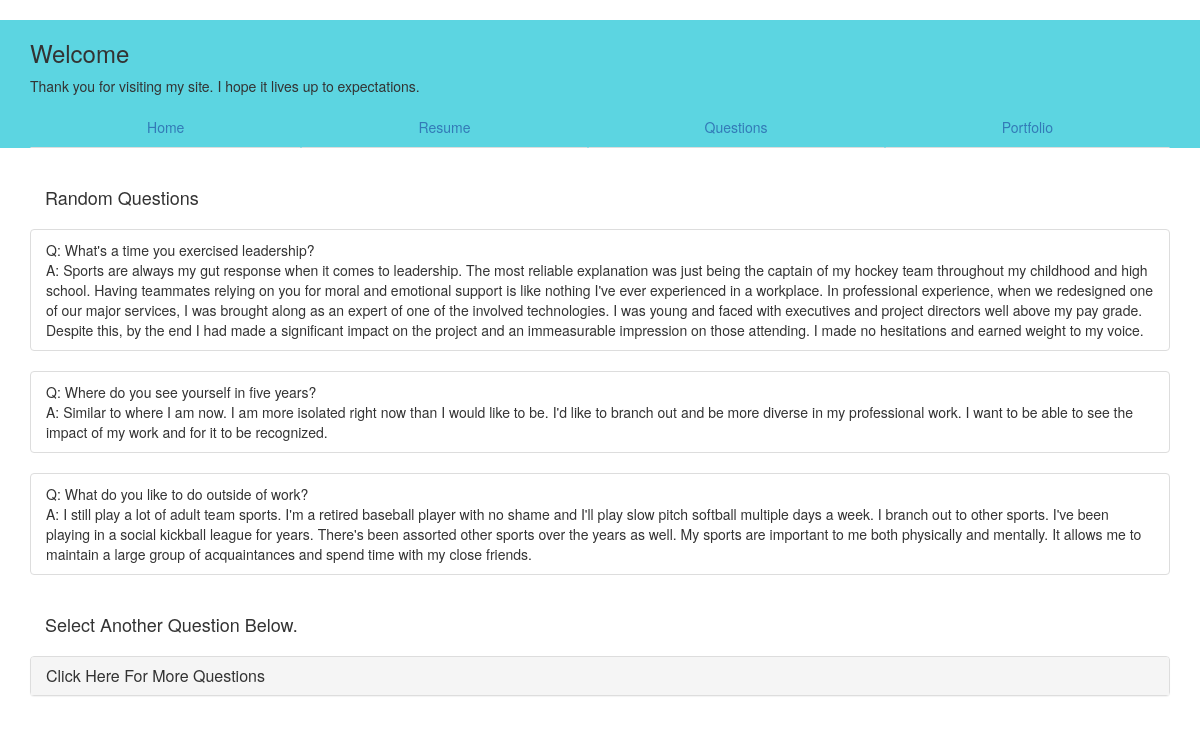
Before: /interview_questions/ with the older database file.
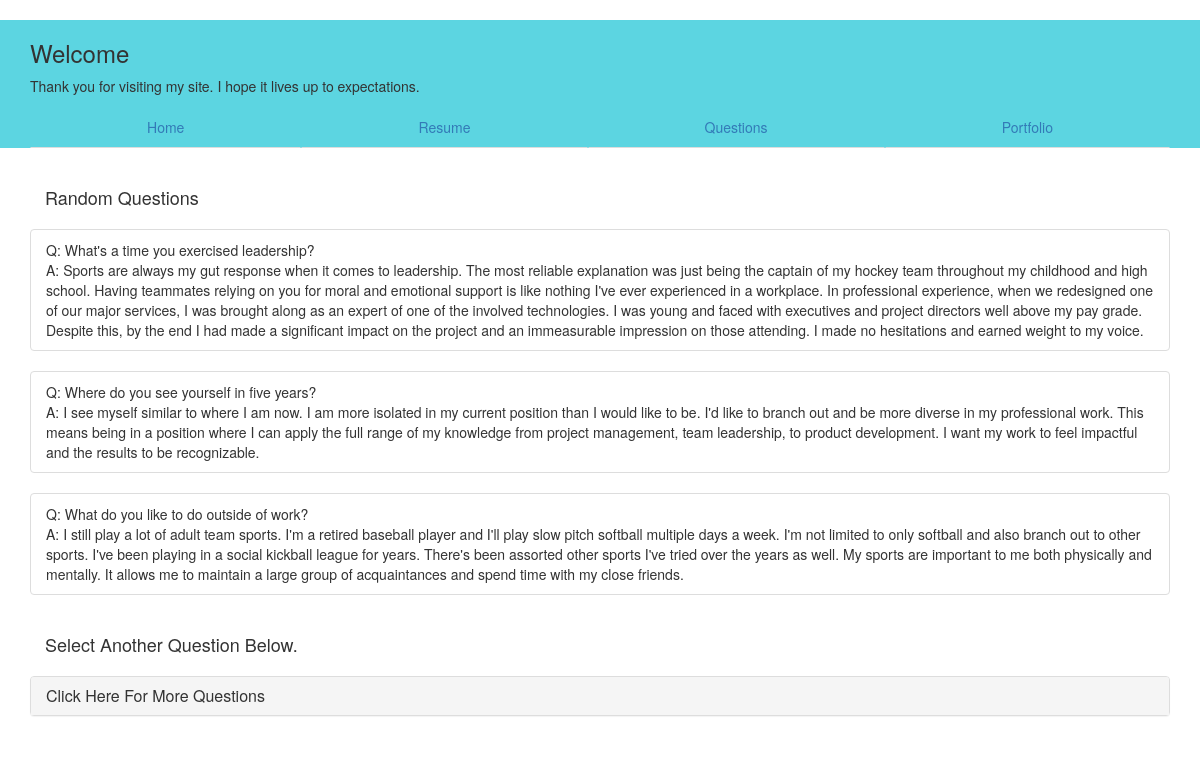
After: the same page with the newer database file.
### app/models.py (models this page shows, shortened)
class Answer(models.Model):
    question = models.ForeignKey(Question, on_delete=models.CASCADE)
    answer = models.TextField()

### app/views.py (the view)
# urls.py: url(r'^interview_questions/$', app.views.InterviewView.as_view(), name='interview_questions'),
class InterviewView(generic.ListView):
    model = Question
    template_name='app/interview_questions.html'
    def get_context_data(self, **kwargs):
        context = super(InterviewView, self).get_context_data(**kwargs)
        context['random_question_list'] = Question.objects.all().order_by('?')[:3]
        context['full_question_list'] = Question.objects.all()
        return context

### app/models.py (called while the page is built)
    def __str__(self):
        return self.question_text

### app/templates/app/interview_questions.html (shortened to what this page needs)
{% extends 'base.html' %}
{% load static %}
{% block content %}
<br />
{% if random_question_list %}
<div class="container">
    <div class="panel-heading">
        <h4>Random Questions</h4>
    </div>
</div>
 {% for question in random_question_list %}
<div class="container">
  <ul class="list-group">
    <li class="list-group-item">Q: {{ question }}
    <br>
        {% for answer in question.answer_set.all %}
        A: {{answer.answer}}<br>
        {% endfor %}
    </li>
  </ul>
</div>
{% endfor %}
{% else %}
<p>No questions loaded.</p>
{% endif %}
<div class="container">
     <div class="panel-heading">
  <h4>Select Another Question Below.</h4>
         </div>
  <div class="panel-group">
    <div class="panel panel-default">
      <div class="panel-heading">
        <h4 class="panel-title">
          <a data-toggle="collapse" href="#collapse1">Click Here For More Questions</a>
        </h4>
      </div>
    </div>
  </div>
</div>
{% endblock %}

Changed rows visible on the page:
changed Answer: answer "Similar to where I am now. I am more isolated right now than I would like to be. I'd like to branch out and be more diverse in my professional work. I want to be able to see the impact of my work and for it to be recognized." → "I see myself similar to where I am now. I am more isolated in my current position than I would like to be. I'd like to branch out and be more diverse in my professional work. This means being in a position where I can apply the full range of my knowledge from project management, team leadership, to product development. I want my work to feel impactful and the results to be recognizable."
changed Answer: answer "…a retired baseball player with no shame and I'll play slow pitch softball multiple days a week. I branch out to other sports. I've been playing in a social kickball league for years. There's been assorted other sports over the years as…" → "…a retired baseball player and I'll play slow pitch softball multiple days a week. I'm not limited to only softball and also branch out to other sports. I've been playing in a social kickball league for years. There's been assorted other sports I've tried over the years as…"
